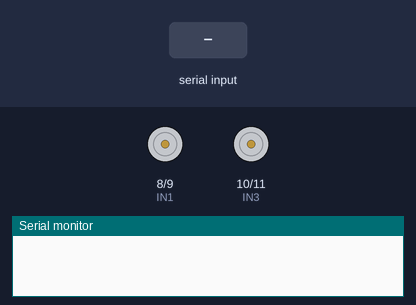
Bench run of a sketch on a simulated Arduino Uno, built with avr-gcc and run on an emulated ATmega328P. On the bench: motor-driver pin pairs drawn as motors (green arrow = first pin HIGH = forward, orange = second pin HIGH = backward, longer = more drive), the last lines printed to the serial monitor. The inputs (shaded band) are chosen by the test bench.

Above: at 1.2 s.
1.3 s: "F" received over the second serial link
At 1.9 s:
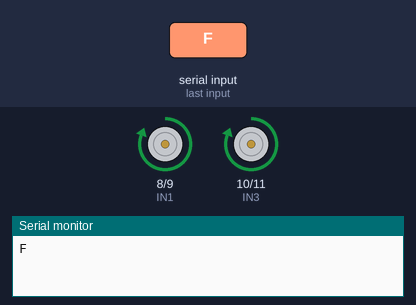
2.8 s: "B" received over the second serial link
At 4.0 s:
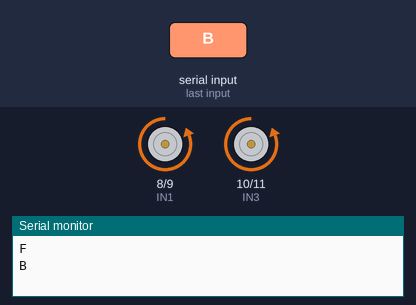
4.3 s: "L" received over the second serial link
At 5.4 s:
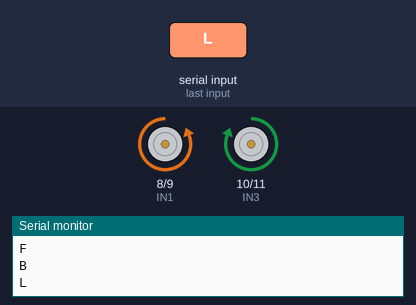
5.8 s: "R" received over the second serial link
At 6.5 s:
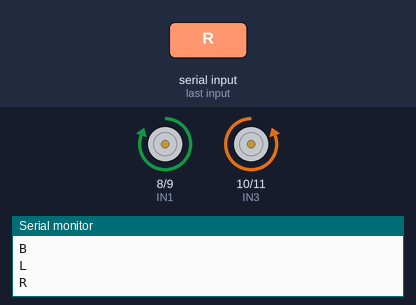
Timing chart, 0 to 8.3 s (numbered marks = the images above; inputs shaded):
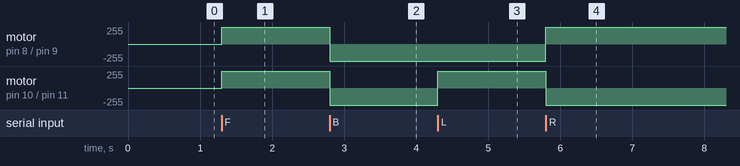

Measured:
- after the input at 1.3 s, motor on pin 8 (IN1) / pin 9 (IN2), motor on pin 10 (IN3) / pin 11 (IN4): stopped → forward 255/255 at once
- after the input at 2.8 s, motor on pin 8 (IN1) / pin 9 (IN2), motor on pin 10 (IN3) / pin 11 (IN4): forward 255/255 → backward 255/255 at once
- after the input at 4.3 s, motor on pin 10 (IN3) / pin 11 (IN4): backward 255/255 → forward 255/255 at once
- after the input at 5.8 s, motor on pin 8 (IN1) / pin 9 (IN2): backward 255/255 → forward 255/255 at once; motor on pin 10 (IN3) / pin 11 (IN4): forward 255/255 → backward 255/255 at once

The sketch:

sketch_jun21a.ino
```cpp
#include <SoftwareSerial.h>

SoftwareSerial BT(2, 3);

int IN1 = 8;
int IN2 = 9;
int IN3 = 10;
int IN4 = 11;

char command;

void setup() {
  BT.begin(9600);
  Serial.begin(9600);

  pinMode(IN1, OUTPUT);
  pinMode(IN2, OUTPUT);
  pinMode(IN3, OUTPUT);
  pinMode(IN4, OUTPUT);

  stopCar();
}

void loop() {
  if (BT.available()) {
    command = BT.read();
    Serial.println(command);

    switch (command) {
      case 'F':
        forward();
        break;

      case 'B':
        backward();
        break;

      case 'L':
        left();
        break;

      case 'R':
        right();
        break;

      case 'S':
        stopCar();
        break;
    }
  }
}

void forward() {
  digitalWrite(IN1, HIGH);
  digitalWrite(IN2, LOW);
  digitalWrite(IN3, HIGH);
  digitalWrite(IN4, LOW);
}

void backward() {
  digitalWrite(IN1, LOW);
  digitalWrite(IN2, HIGH);
  digitalWrite(IN3, LOW);
  digitalWrite(IN4, HIGH);
}

void left() {
  digitalWrite(IN1, LOW);
  digitalWrite(IN2, HIGH);
  digitalWrite(IN3, HIGH);
  digitalWrite(IN4, LOW);
}

void right() {
  digitalWrite(IN1, HIGH);
  digitalWrite(IN2, LOW);
  digitalWrite(IN3, LOW);
  digitalWrite(IN4, HIGH);
}

void stopCar() {
  digitalWrite(IN1, LOW);
  digitalWrite(IN2, LOW);
  digitalWrite(IN3, LOW);
  digitalWrite(IN4, LOW);
}
```
